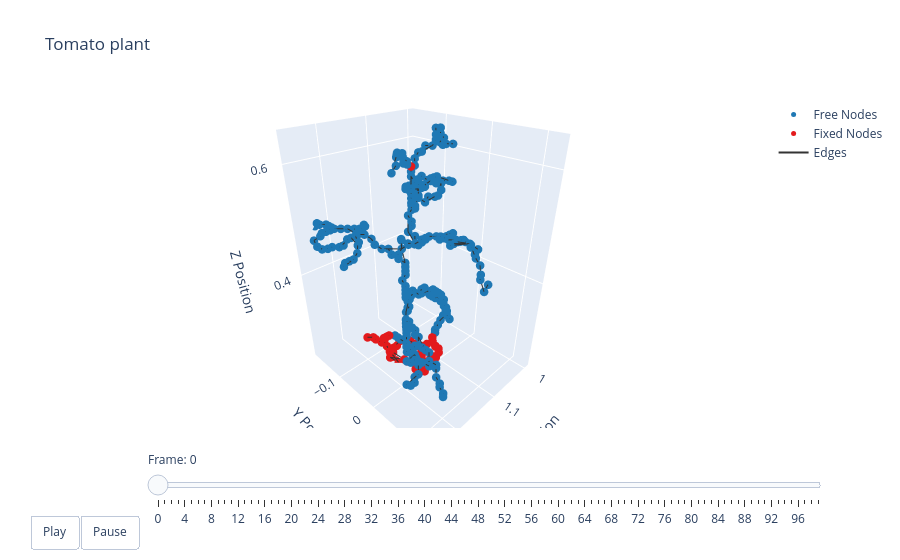

Notebook code cell kept with this figure:
### Code cell
t = np.arange(robot.sim_params.total_time, step=robot.sim_params.dt)
options = dismech.AnimationOptions(title='Tomato plant')

fig = dismech.get_interactive_animation_plotly(robot, t, qs , options)
fig.show()

### Figure 1 — Plotly figure (JSON) as saved in the notebook; plotly's stock layout.template omitted (floating-point values rounded to 4 significant figures; data arrays with more than 128 entries replaced by an {"elided": "..."} marker saying what was removed)
{"data": [{"marker": {"color": "#1f78b4", "size": 5}, "mode": "markers", "name": "Free Nodes", "type": "scatter3d", "x": {"elided": "274 float values"}, "y": {"elided": "274 float values"}, "z": {"elided": "274 float values"}}, {"marker": {"color": "#e31a1c", "size": 5}, "mode": "markers", "name": "Fixed Nodes", "type": "scatter3d", "x": [1.163, 1.163, 1.139, 1.147, 1.155, 1.163, 1.171, 1.107, 1.107, 1.091, 1.099, 1.107, 1.155, 1.115, 1.155, 1.083, 1.123, 1.131, 1.139, 1.131, 1.107, 1.139, 1.131, 1.123, 1.115, 1.163, 1.075, 1.083, 1.147, 1.091, 1.091, 1.155, 1.099, 1.115, 1.123, 1.163, 1.147, 1.163, 1.155, 1.171, 1.171, 1.171, 1.187, 1.179, 1.179, 1.171, 1.171, 1.171, 1.171, 1.123], "y": [-0.05823, -0.05023, -0.08223, -0.08223, -0.08223, -0.07423, -0.06623, -0.05823, -0.05023, -0.04223, -0.04223, -0.04223, -0.04223, -0.03423, -0.03423, -0.02623, -0.02623, -0.01823, -0.01823, -0.01023, -0.002231, -0.002231, -0.08223, -0.07423, -0.06623, -0.06623, -0.04223, -0.03423, -0.02623, -0.01823, -0.01023, -0.01023, -0.002231, -0.002231, -0.002231, -0.002231, 0.005769, 0.005769, 0.01377, -0.06623, -0.09023, -0.07423, -0.1142, -0.1062, -0.09823, -0.08223, -0.08223, -0.07423, -0.06623, -0.05023], "z": [0.2113, 0.2113, 0.2193, 0.2193, 0.2193, 0.2193, 0.2193, 0.2193, 0.2193, 0.2193, 0.2193, 0.2193, 0.2193, 0.2193, 0.2193, 0.2193, 0.2193, 0.2193, 0.2193, 0.2193, 0.2193, 0.2193, 0.2273, 0.2273, 0.2273, 0.2273, 0.2273, 0.2273, 0.2273, 0.2273, 0.2273, 0.2273, 0.2273, 0.2273, 0.2273, 0.2273, 0.2273, 0.2273, 0.2273, 0.2353, 0.2433, 0.2433, 0.2513, 0.2513, 0.2513, 0.2513, 0.2593, 0.2673, 0.2753, 0.5953]}, {"line": {"color": "#333333", "width": 2}, "mode": "lines", "name": "Edges", "type": "scatter3d", "x": {"elided": "942 float values"}, "y": {"elided": "942 float values"}, "z": {"elided": "942 float values"}}, {"color": "rgba(166, 206, 227, 0.7)", "i": [], "j": [], "k": [], "name": "Faces", "opacity": 0.7, "showscale": false, "type": "mesh3d", "x": {"elided": "324 float values"}, "y": {"elided": "324 float values"}, "z": {"elided": "324 float values"}}], "layout": {"scene": {"camera": {"eye": {"x": 1.225, "y": 1.225, "z": 1.0}}, "xaxis": {"range": [0.9867, 1.267], "title": {"text": "X Position"}}, "yaxis": {"range": [-0.1862, 0.1338], "title": {"text": "Y Position"}}, "zaxis": {"range": [0.2113, 0.6515], "title": {"text": "Z Position"}}}, "sliders": [{"currentvalue": {"prefix": "Frame: "}, "steps": [{"args": [["0"], {"frame": {"duration": 50, "redraw": true}, "mode": "immediate"}], "label": "0", "method": "animate"}, {"args": [["1"], {"frame": {"duration": 50, "redraw": true}, "mode": "immediate"}], "label": "1", "method": "animate"}, {"args": [["2"], {"frame": {"duration": 50, "redraw": true}, "mode": "immediate"}], "label": "2", "method": "animate"}, {"args": [["3"], {"frame": {"duration": 50, "redraw": true}, "mode": "immediate"}], "label": "3", "method": "animate"}, {"args": [["4"], {"frame": {"duration": 50, "redraw": true}, "mode": "immediate"}], "label": "4", "method": "animate"}, {"args": [["5"], {"frame": {"duration": 50, "redraw": true}, "mode": "immediate"}], "label": "5", "method": "animate"}, {"args": [["6"], {"frame": {"duration": 50, "redraw": true}, "mode": "immediate"}], "label": "6", "method": "animate"}, {"args": [["7"], {"frame": {"duration": 50, "redraw": true}, "mode": "immediate"}], "label": "7", "method": "animate"}, {"args": [["8"], {"frame": {"duration": 50, "redraw": true}, "mode": "immediate"}], "label": "8", "method": "animate"}, {"args": [["9"], {"frame": {"duration": 50, "redraw": true}, "mode": "immediate"}], "label": "9", "method": "animate"}, {"args": [["10"], {"frame": {"duration": 50, "redraw": true}, "mode": "immediate"}], "label": "10", "method": "animate"}, {"args": [["11"], {"frame": {"duration": 50, "redraw": true}, "mode": "immediate"}], "label": "11", "method": "animate"}, {"args": [["12"], {"frame": {"duration": 50, "redraw": true}, "mode": "immediate"}], "label": "12", "method": "animate"}, {"args": [["13"], {"frame": {"duration": 50, "redraw": true}, "mode": "immediate"}], "label": "13", "method": "animate"}, {"args": [["14"], {"frame": {"duration": 50, "redraw": true}, "mode": "immediate"}], "label": "14", "method": "animate"}, {"args": [["15"], {"frame": {"duration": 50, "redraw": true}, "mode": "immediate"}], "label": "15", "method": "animate"}, {"args": [["16"], {"frame": {"duration": 50, "redraw": true}, "mode": "immediate"}], "label": "16", "method": "animate"}, {"args": [["17"], {"frame": {"duration": 50, "redraw": true}, "mode": "immediate"}], "label": "17", "method": "animate"}, {"args": [["18"], {"frame": {"duration": 50, "redraw": true}, "mode": "immediate"}], "label": "18", "method": "animate"}, {"args": [["19"], {"frame": {"duration": 50, "redraw": true}, "mode": "immediate"}], "label": "19", "method": "animate"}, {"args": [["20"], {"frame": {"duration": 50, "redraw": true}, "mode": "immediate"}], "label": "20", "method": "animate"}, {"args": [["21"], {"frame": {"duration": 50, "redraw": true}, "mode": "immediate"}], "label": "21", "method": "animate"}, {"args": [["22"], {"frame": {"duration": 50, "redraw": true}, "mode": "immediate"}], "label": "22", "method": "animate"}, {"args": [["23"], {"frame": {"duration": 50, "redraw": true}, "mode": "immediate"}], "label": "23", "method": "animate"}, {"args": [["24"], {"frame": {"duration": 50, "redraw": true}, "mode": "immediate"}], "label": "24", "method": "animate"}, {"args": [["25"], {"frame": {"duration": 50, "redraw": true}, "mode": "immediate"}], "label": "25", "method": "animate"}, {"args": [["26"], {"frame": {"duration": 50, "redraw": true}, "mode": "immediate"}], "label": "26", "method": "animate"}, {"args": [["27"], {"frame": {"duration": 50, "redraw": true}, "mode": "immediate"}], "label": "27", "method": "animate"}, {"args": [["28"], {"frame": {"duration": 50, "redraw": true}, "mode": "immediate"}], "label": "28", "method": "animate"}, {"args": [["29"], {"frame": {"duration": 50, "redraw": true}, "mode": "immediate"}], "label": "29", "method": "animate"}, {"args": [["30"], {"frame": {"duration": 50, "redraw": true}, "mode": "immediate"}], "label": "30", "method": "animate"}, {"args": [["31"], {"frame": {"duration": 50, "redraw": true}, "mode": "immediate"}], "label": "31", "method": "animate"}, {"args": [["32"], {"frame": {"duration": 50, "redraw": true}, "mode": "immediate"}], "label": "32", "method": "animate"}, {"args": [["33"], {"frame": {"duration": 50, "redraw": true}, "mode": "immediate"}], "label": "33", "method": "animate"}, {"args": [["34"], {"frame": {"duration": 50, "redraw": true}, "mode": "immediate"}], "label": "34", "method": "animate"}, {"args": [["35"], {"frame": {"duration": 50, "redraw": true}, "mode": "immediate"}], "label": "35", "method": "animate"}, {"args": [["36"], {"frame": {"duration": 50, "redraw": true}, "mode": "immediate"}], "label": "36", "method": "animate"}, {"args": [["37"], {"frame": {"duration": 50, "redraw": true}, "mode": "immediate"}], "label": "37", "method": "animate"}, {"args": [["38"], {"frame": {"duration": 50, "redraw": true}, "mode": "immediate"}], "label": "38", "method": "animate"}, {"args": [["39"], {"frame": {"duration": 50, "redraw": true}, "mode": "immediate"}], "label": "39", "method": "animate"}, {"args": [["40"], {"frame": {"duration": 50, "redraw": true}, "mode": "immediate"}], "label": "40", "method": "animate"}, {"args": [["41"], {"frame": {"duration": 50, "redraw": true}, "mode": "immediate"}], "label": "41", "method": "animate"}, {"args": [["42"], {"frame": {"duration": 50, "redraw": true}, "mode": "immediate"}], "label": "42", "method": "animate"}, {"args": [["43"], {"frame": {"duration": 50, "redraw": true}, "mode": "immediate"}], "label": "43", "method": "animate"}, {"args": [["44"], {"frame": {"duration": 50, "redraw": true}, "mode": "immediate"}], "label": "44", "method": "animate"}, {"args": [["45"], {"frame": {"duration": 50, "redraw": true}, "mode": "immediate"}], "label": "45", "method": "animate"}, {"args": [["46"], {"frame": {"duration": 50, "redraw": true}, "mode": "immediate"}], "label": "46", "method": "animate"}, {"args": [["47"], {"frame": {"duration": 50, "redraw": true}, "mode": "immediate"}], "label": "47", "method": "animate"}, {"args": [["48"], {"frame": {"duration": 50, "redraw": true}, "mode": "immediate"}], "label": "48", "method": "animate"}, {"args": [["49"], {"frame": {"duration": 50, "redraw": true}, "mode": "immediate"}], "label": "49", "method": "animate"}, {"args": [["50"], {"frame": {"duration": 50, "redraw": true}, "mode": "immediate"}], "label": "50", "method": "animate"}, {"args": [["51"], {"frame": {"duration": 50, "redraw": true}, "mode": "immediate"}], "label": "51", "method": "animate"}, {"args": [["52"], {"frame": {"duration": 50, "redraw": true}, "mode": "immediate"}], "label": "52", "method": "animate"}, {"args": [["53"], {"frame": {"duration": 50, "redraw": true}, "mode": "immediate"}], "label": "53", "method": "animate"}, {"args": [["54"], {"frame": {"duration": 50, "redraw": true}, "mode": "immediate"}], "label": "54", "method": "animate"}, {"args": [["55"], {"frame": {"duration": 50, "redraw": true}, "mode": "immediate"}], "label": "55", "method": "animate"}, {"args": [["56"], {"frame": {"duration": 50, "redraw": true}, "mode": "immediate"}], "label": "56", "method": "animate"}, {"args": [["57"], {"frame": {"duration": 50, "redraw": true}, "mode": "immediate"}], "label": "57", "method": "animate"}, {"args": [["58"], {"frame": {"duration": 50, "redraw": true}, "mode": "immediate"}], "label": "58", "method": "animate"}, {"args": [["59"], {"frame": {"duration": 50, "redraw": true}, "mode": "immediate"}], "label": "59", "method": "animate"}, {"args": [["60"], {"frame": {"duration": 50, "redraw": true}, "mode": "immediate"}], "label": "60", "method": "animate"}, {"args": [["61"], {"frame": {"duration": 50, "redraw": true}, "mode": "immediate"}], "label": "61", "method": "animate"}, {"args": [["62"], {"frame": {"duration": 50, "redraw": true}, "mode": "immediate"}], "label": "62", "method": "animate"}, {"args": [["63"], {"frame": {"duration": 50, "redraw": true}, "mode": "immediate"}], "label": "63", "method": "animate"}, {"args": [["64"], {"frame": {"duration": 50, "redraw": true}, "mode": "immediate"}], "label": "64", "method": "animate"}, {"args": [["65"], {"frame": {"duration": 50, "redraw": true}, "mode": "immediate"}], "label": "65", "method": "animate"}, {"args": [["66"], {"frame": {"duration": 50, "redraw": true}, "mode": "immediate"}], "label": "66", "method": "animate"}, {"args": [["67"], {"frame": {"duration": 50, "redraw": true}, "mode": "immediate"}], "label": "67", "method": "animate"}, {"args": [["68"], {"frame": {"duration": 50, "redraw": true}, "mode": "immediate"}], "label": "68", "method": "animate"}, {"args": [["69"], {"frame": {"duration": 50, "redraw": true}, "mode": "immediate"}], "label": "69", "method": "animate"}, {"args": [["70"], {"frame": {"duration": 50, "redraw": true}, "mode": "immediate"}], "label": "70", "method": "animate"}, {"args": [["71"], {"frame": {"duration": 50, "redraw": true}, "mode": "immediate"}], "label": "71", "method": "animate"}, {"args": [["72"], {"frame": {"duration": 50, "redraw": true}, "mode": "immediate"}], "label": "72", "method": "animate"}, {"args": [["73"], {"frame": {"duration": 50, "redraw": true}, "mode": "immediate"}], "label": "73", "method": "animate"}, {"args": [["74"], {"frame": {"duration": 50, "redraw": true}, "mode": "immediate"}], "label": "74", "method": "animate"}, {"args": [["75"], {"frame": {"duration": 50, "redraw": true}, "mode": "immediate"}], "label": "75", "method": "animate"}, {"args": [["76"], {"frame": {"duration": 50, "redraw": true}, "mode": "immediate"}], "label": "76", "method": "animate"}, {"args": [["77"], {"frame": {"duration": 50, "redraw": true}, "mode": "immediate"}], "label": "77", "method": "animate"}, {"args": [["78"], {"frame": {"duration": 50, "redraw": true}, "mode": "immediate"}], "label": "78", "method": "animate"}, {"args": [["79"], {"frame": {"duration": 50, "redraw": true}, "mode": "immediate"}], "label": "79", "method": "animate"}, {"args": [["80"], {"frame": {"duration": 50, "redraw": true}, "mode": "immediate"}], "label": "80", "method": "animate"}, {"args": [["81"], {"frame": {"duration": 50, "redraw": true}, "mode": "immediate"}], "label": "81", "method": "animate"}, {"args": [["82"], {"frame": {"duration": 50, "redraw": true}, "mode": "immediate"}], "label": "82", "method": "animate"}, {"args": [["83"], {"frame": {"duration": 50, "redraw": true}, "mode": "immediate"}], "label": "83", "method": "animate"}, {"args": [["84"], {"frame": {"duration": 50, "redraw": true}, "mode": "immediate"}], "label": "84", "method": "animate"}, {"args": [["85"], {"frame": {"duration": 50, "redraw": true}, "mode": "immediate"}], "label": "85", "method": "animate"}, {"args": [["86"], {"frame": {"duration": 50, "redraw": true}, "mode": "immediate"}], "label": "86", "method": "animate"}, {"args": [["87"], {"frame": {"duration": 50, "redraw": true}, "mode": "immediate"}], "label": "87", "method": "animate"}, {"args": [["88"], {"frame": {"duration": 50, "redraw": true}, "mode": "immediate"}], "label": "88", "method": "animate"}, {"args": [["89"], {"frame": {"duration": 50, "redraw": true}, "mode": "immediate"}], "label": "89", "method": "animate"}, {"args": [["90"], {"frame": {"duration": 50, "redraw": true}, "mode": "immediate"}], "label": "90", "method": "animate"}, {"args": [["91"], {"frame": {"duration": 50, "redraw": true}, "mode": "immediate"}], "label": "91", "method": "animate"}, {"args": [["92"], {"frame": {"duration": 50, "redraw": true}, "mode": "immediate"}], "label": "92", "method": "animate"}, {"args": [["93"], {"frame": {"duration": 50, "redraw": true}, "mode": "immediate"}], "label": "93", "method": "animate"}, {"args": [["94"], {"frame": {"duration": 50, "redraw": true}, "mode": "immediate"}], "label": "94", "method": "animate"}, {"args": [["95"], {"frame": {"duration": 50, "redraw": true}, "mode": "immediate"}], "label": "95", "method": "animate"}, {"args": [["96"], {"frame": {"duration": 50, "redraw": true}, "mode": "immediate"}], "label": "96", "method": "animate"}, {"args": [["97"], {"frame": {"duration": 50, "redraw": true}, "mode": "immediate"}], "label": "97", "method": "animate"}, {"args": [["98"], {"frame": {"duration": 50, "redraw": true}, "mode": "immediate"}], "label": "98", "method": "animate"}, {"args": [["99"], {"frame": {"duration": 50, "redraw": true}, "mode": "immediate"}], "label": "99", "method": "animate"}], "transition": {"duration": 0}, "x": 0.1, "y": 0}], "title": {"text": "Tomato plant"}, "updatemenus": [{"buttons": [{"args": [null, {"frame": {"duration": 50, "redraw": true}, "fromcurrent": true}], "label": "Play", "method": "animate"}, {"args": [[null], {"frame": {"duration": 0, "redraw": true}, "mode": "immediate"}], "label": "Pause", "method": "animate"}], "direction": "left", "pad": {"r": 10, "t": 87}, "showactive": false, "type": "buttons", "x": 0.1, "xanchor": "right", "y": 0, "yanchor": "top"}]}}
